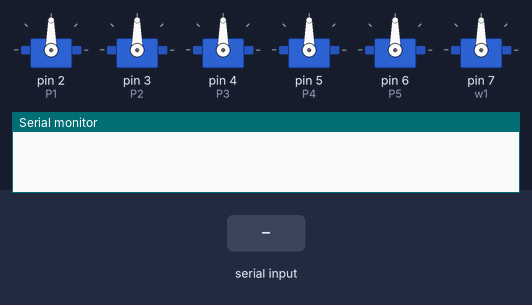
A sketch run on a simulated Arduino Uno, built with avr-gcc and run on an emulated ATmega328P. Shown: 6 × servo, the last lines printed to the serial monitor. Inputs (shaded band) come from the test bench.

Above: at 1.2 s.
1.3 s: "c\n" received over Serial
At 1.45 s:
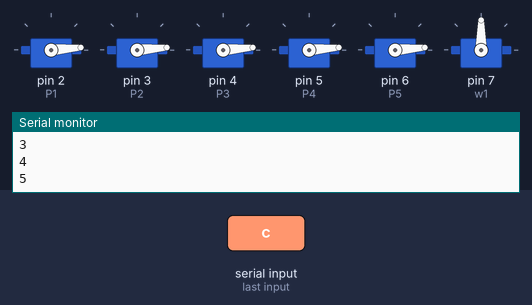
4.3 s: "f\n" received over Serial
At 6.8 s:
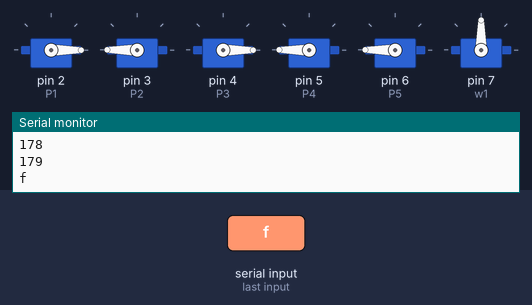
7.3 s: "o\n" received over Serial
At 7.45 s:
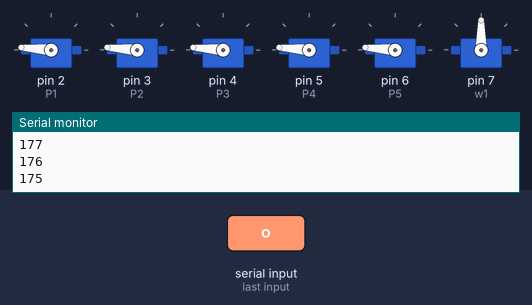
At 8.06 s:
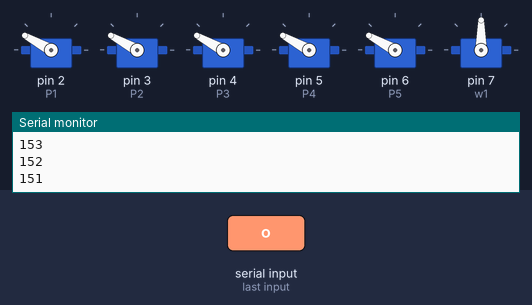
10.3 s: "v\n" received over Serial
13.3 s: "q\n" received over Serial
15.6 s: "w\n" received over Serial
Timing chart, 0 to 21.6 s (numbered marks = the images above; inputs shaded):
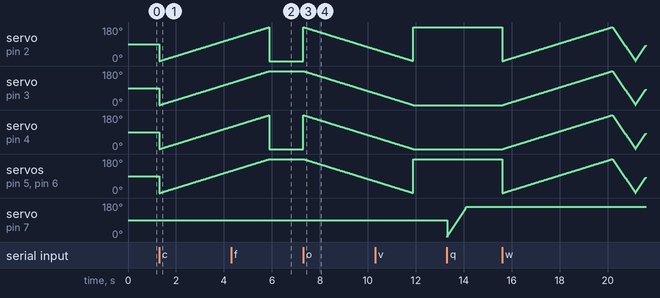

Measured:
- after the input at 7.3 s, servo on pin 3 (P2), servo on pin 5 (P4), servo on pin 6 (P5): moves from 180° to 63° over 3.0 s, starting at once

The sketch:

Control_all.ino
```cpp
#include <Servo.h>
Servo P1; // Define our Servo
Servo P2;
Servo P3;
Servo P4;
Servo P5;
Servo w1;

int clos = 180; //Max close: 180 deg
int ope = 0; //Max open: 0 deg
void setup()
{
  Serial.begin(9600);
  P1.attach(2); //thumb
  P2.attach(3);
  P3.attach(4);
  P4.attach(5);
  P5.attach(6);
  w1.attach(7); //wrist

}

void loop()
{
  String recivedData; int convertedData;
  if (Serial.available())
  {
    recivedData = Serial.readStringUntil('\n'); //reads data from serial com port until enter
    Serial.println(recivedData); //writes recived data to serial port

    convertedData = recivedData.toInt(); //converts recived data via comport to int type of data

    if (convertedData != 0)            //if converted data is diffrent than none the do stuff
    {
      Serial.println(convertedData);
      P1.write(convertedData);
      P2.write(convertedData);
      P3.write(convertedData);
      P4.write(convertedData);
      P5.write(convertedData);
     // w1.write(convertedData);
    }
    else if (recivedData == "c") //close
    {
      closee();
    }
    else if (recivedData == "o") //open
    {
      opene();
    }
    else if (recivedData == "w") //wave
    {
      wave();
    }
    else if (recivedData == "f") //wave
    {
      fuck();
    }
    else if (recivedData == "v") //wave
    {
      victory();
    }
     else if (recivedData == "q") //closewrist
    {
      closewrist();
    }
     else if (recivedData == "ow") //open wrist
    {
      openwrist();
    }
    else if (recivedData == "a") //wave
    {
      animations();
    }
    else
    {
      Serial.println("No match for such request");
    }

  }
}

void opene()
{
  for (int i = clos; i > ope; i--)
  {
    Serial.println(i);
    P1.write(i);
    P2.write(i);
    P3.write(i);
    P4.write(i);
    P5.write(i);
    delay(25);
  }
}

void closee()
{
  for (int i = ope; i < clos; i++)
  {
    Serial.println(i);
    P1.write(i);
    P2.write(i);
    P3.write(i);
    P4.write(i);
    P5.write(i);
    delay(25);
  }
}

void wave()  //wave hand
{
  //int servoPosition;
 // servoPosition= P1.read(); //check posioton on thumb
closee();
  for (int i = clos; i > ope; i--) //open
  {
    P1.write(i);
    P2.write(i);
    P3.write(i);
    P4.write(i);
    P5.write(i);
    delay(5);
  }
  for (int i = ope; i < clos; i++)
  {
    P1.write(i);
    P2.write(i);
    P3.write(i);
    P4.write(i);
    P5.write(i);
    delay(5);
  }
}

void victory() //victory sym
{
  P1.write(clos);
  P2.write(ope);
  P3.write(ope);
  P4.write(clos);
  P5.write(clos);
}

void fuck() //fuck sym
{
  P1.write(ope);
  P2.write(clos);
  P3.write(ope);
  P4.write(clos);
  P5.write(clos);
}


void animations() //all animations
{
opene();
delay(2000);
closee();
  delay(2000);
  fuck();
  delay(2000);
  victory();
  delay(2000);
  opene();
  delay(2000);
  closewrist();
  delay(500);
  openwrist();

}
void closewrist()
{
  for (int i = 0; i < 160; i++) //close wrist
  {
    w1.write(i);
    delay(5);
  }
}
void openwrist()
{
  for (int i = 160; i > 1; i--) //open wrist
  {
    w1.write(i);
    delay(5);
  }
}
```
